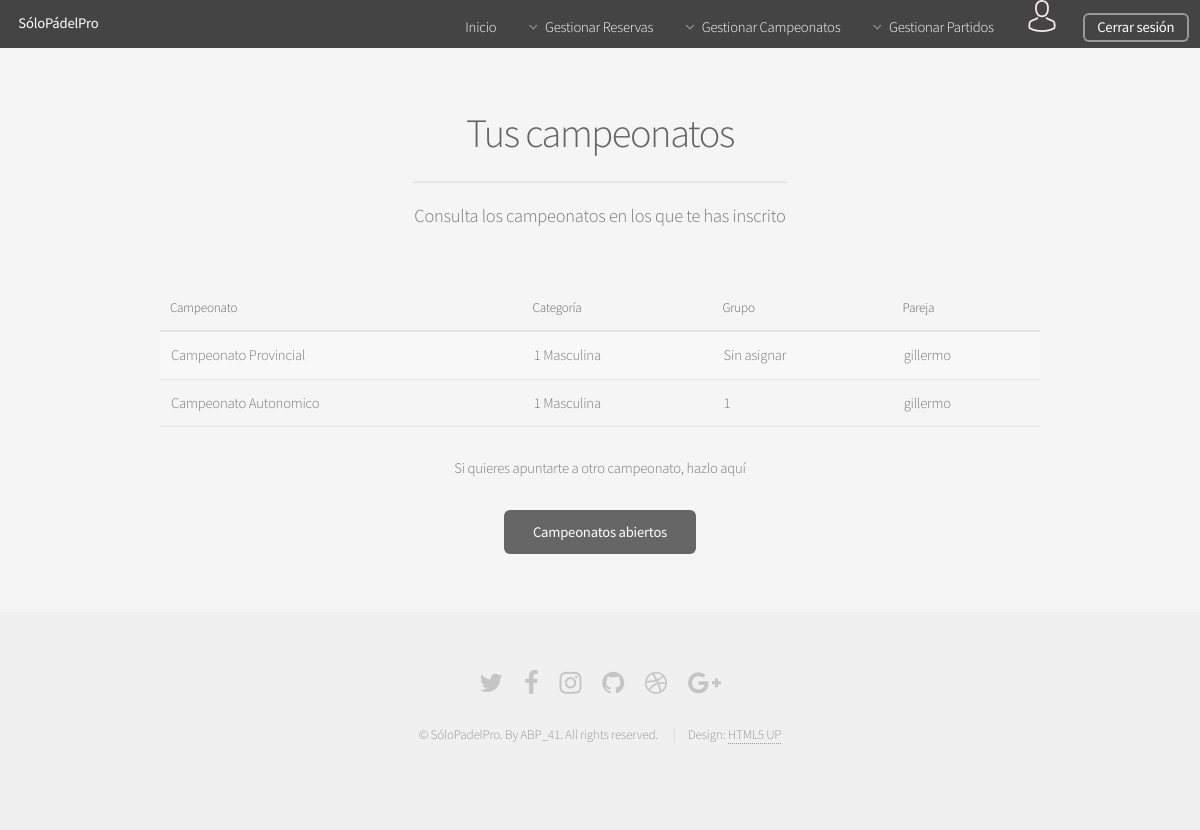
Page /Controllers/CAMPEONATOUSUARIO_Controller.php?action=CAMPEONATOUSUARIO (signed in) on the earlier database version.
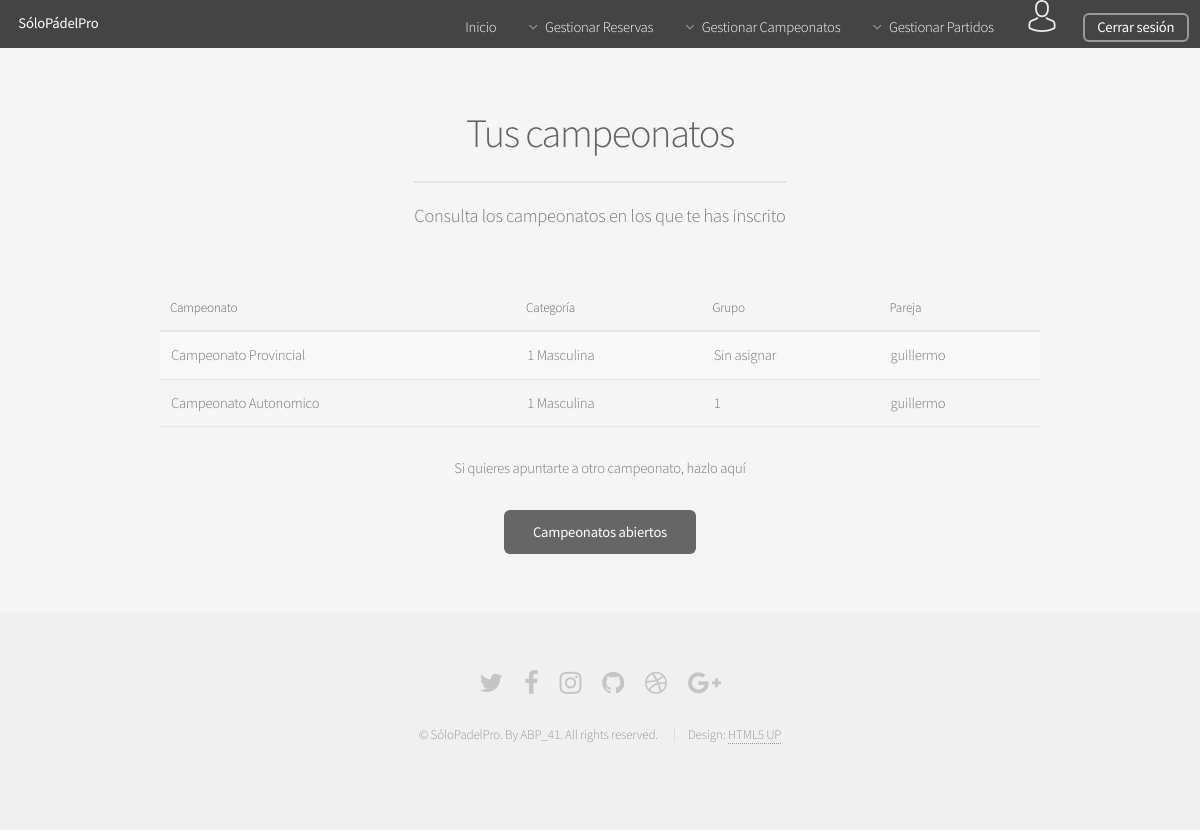
Same page on the later database version.
### tables this page shows
CREATE TABLE IF NOT EXISTS PAREJA(
  ID int(225) AUTO_INCREMENT NOT NULL,
  JUGADOR_1 varchar(25) NOT NULL,
  JUGADOR_2 varchar(25) NOT NULL,
  CAPITAN varchar(25) NOT NULL,
  PRIMARY KEY(ID),
  FOREIGN KEY (JUGADOR_1) REFERENCES USUARIO (LOGIN) ON DELETE CASCADE,
  FOREIGN KEY (JUGADOR_2) REFERENCES USUARIO (LOGIN) ON DELETE CASCADE,
  FOREIGN KEY (CAPITAN) REFERENCES USUARIO (LOGIN) ON DELETE CASCADE
);

CREATE TABLE IF NOT EXISTS CAMPEONATO(
  ID int(225) AUTO_INCREMENT NOT NULL,
  NOMBRE varchar(50) NOT NULL,
  FECHA date NOT NULL,
  PRIMARY KEY(ID)
);

### Models/CAMPEONATOUSUARIO_Model.php (called while the page is built)
<?php
class CAMPEONATOUSUARIO_Model{
	var $login;
	var $mysqli;
	function __construct($login){
		$this->login=$login;
		include_once '../Functions/Access_DB.php';
        $this->mysqli = ConnectDB();
	}
	function SHOWALL(){
		$sql_par = "SELECT * FROM PAREJA WHERE (
			(JUGADOR_1='$this->login') OR (JUGADOR_2='$this->login')
		)";
		$result_par = $this->mysqli->query($sql_par);
		$listCampeonatos = NULL;
		$i =0;
		while($row = mysqli_fetch_array($result_par)){
			$id_par = $row['ID'];
	        $sql = "SELECT  	CM.NOMBRE AS CAMPEONATO_NOMBRE,
	        					CT.NIVEL,
	        					CT.GENERO,
	        					P.JUGADOR_1,
	        					P.JUGADOR_2,
	        					I.GRUPO_ID
	        					FROM
	        					PAREJA P,
	        					INSCRIPCION I,
	        					CAMPEONATO_CATEGORIA CC,
	        					CAMPEONATO CM,
	        					CATEGORIA CT
	        					WHERE
	        					(I.PAREJA_ID = P.ID) AND
	        					(CC.ID = I.CAM_CAT_ID) AND
	        					(CC.CAMPEONATO_ID = CM.ID) AND
	        					(CC.CATEGORIA_ID = CT.ID) AND
	        					(I.PAREJA_ID = '$id_par')";
	        if (!($resultado = $this->mysqli->query($sql))){
	            $this->mensaje['mensaje'] =  'ERROR: Fallo en la consulta sobre la base de datos';
	            return $this->mensaje;
	        }
	        else{
	            if($resultado <> NULL) {
	                  while($row = mysqli_fetch_array($resultado)){
	                  	$jugador_1 = $row['JUGADOR_1'];
	                  	$jugador_2 = $row['JUGADOR_2'];
	                  	$categoria_nombre = $row['NIVEL']." ".$row['GENERO'];
	                  	$grupo_id = $row['GRUPO_ID'];
	                  	$grupo_nombre = NULL;
	                  	if($grupo_id <> NULL){
	                  		$sql_gr = "SELECT NOMBRE AS NOMBRE_GRUPO FROM GRUPO WHERE (ID = '$grupo_id')";
	                  		$res_gr = $this->mysqli->query($sql_gr);
	                  		if($row_grupo = mysqli_fetch_array($res_gr)){
	                  			$grupo_nombre = $row_grupo['NOMBRE_GRUPO'];
	                  		}
	                  	}
	                  	else{
	                  		$grupo_nombre = "Sin asignar";
	                  	}
	                  	if($this->login == $jugador_1){
	                  		$listCampeonatos[$i] = array($row['CAMPEONATO_NOMBRE'],$categoria_nombre,$grupo_nombre,$jugador_2);
	                  	}else{
	                  		$listCampeonatos[$i] = array($row['CAMPEONATO_NOMBRE'],$categoria_nombre,$grupo_nombre,$jugador_1);
	                  	}
	                  	$i++;
	                }
	            }
	        }
	    }
		return $listCampeonatos;
	}
}
?>

### Functions/Access_DB.php (called while the page is built, shortened)
<?php
function ConnectDB(){
   $conexion = mysqli_connect("localhost", "abp41", "abp41", "ABP") or (new MESSAGE('ERROR: No se ha podido conectar con la base de datos', '../index.php'));
 if ($conexion->connect_errno) {
    	return false;
 }else{
 	return $conexion;
 }
}
?>

### Views/CAMPEONATO/CAMPEONATOUSUARIO_View.php (the view)
<?php
class CampeonatoUsuario{
	var $inscripciones;
	function __construct($inscripciones){
		$this->inscripciones=$inscripciones;
		$this->render();
	}
function render(){
    include '../Views/HEADER_View.php';
?>
     <section id="main" class="container">
        <header>
		   <h2>Tus campeonatos</h2>
		   <p>Consulta los campeonatos en los que te has inscrito</p>
		</header>
				<div class="table-wrapper">
					<table>
						<thead >
							<tr>
								<th>Campeonato</th>
								<th>Categoría</th>
								<th>Grupo</th>
								<th>Pareja</th>
							</tr>
						</thead>
						<tbody>
							<?php
					if( ($this->inscripciones <> NULL) &&  ( !is_string($this->inscripciones))) {
							foreach ($this->inscripciones as $key => $value) {
							?>
									<tr>
										<td>
											<?=$value[0]?>
										</td>
										<td>
											<?=$value[1]?>
										</td>
										<td>
											<?=$value[2]?>
										</td>
										<td>
											<?=$value[3]?>
										</td>
									</tr>
					<?php
							}
						}
					?>
						</tbody>
					</table>
					<div id="bt_campeonatos">
						<p>Si quieres apuntarte a otro campeonato, hazlo aquí</p>
						<a href="../Controllers/CAMPEONATOUSUARIO_Controller.php?action=CAMPEONATOSABIERTOS" class="button " >Campeonatos abiertos</a>
					</div>
				</div>
    </section>
    <?php
        include '../Views/FOOTER_View.php';
        }
    }
    ?>

Differences in the rows shown:
changed pareja "Campeonato Provincial": JUGADOR_1 "gillermo" → "guillermo"
